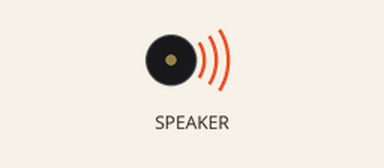
A program run on a simulated Circuit Playground running CircuitPython. Parts: buzzer (waves = sounding). At 12.0 s the program ends and the board releases its pins; the recording ends there.

Above: at 0.1 s.
Timing chart, 0 to 12.0 s (numbered marks = the images above):
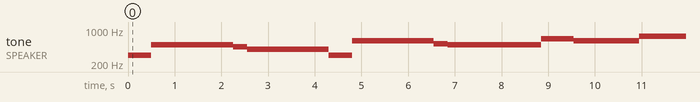

The program:

song_two.py
```python
from adafruit_circuitplayground import cp

cp.play_tone(300,0.5)
cp.play_tone(500,1.75)
cp.play_tone(450,0.3)
cp.play_tone(400,1.75)
cp.play_tone(300,0.5)
cp.play_tone(595,1.75)
cp.play_tone(525,0.3)
cp.play_tone(500,2)
cp.play_tone(660,0.2)
cp.play_tone(660,0.5)
cp.play_tone(595,0.9)
cp.play_tone(595,0.5)
cp.play_tone(750,1)
```

Measured:
- by itself, tone on SPEAKER: plays 300 Hz for 0.50 s, 500 Hz for 1.8 s, 450 Hz for 0.30 s, 400 Hz for 1.8 s, 300 Hz for 0.50 s, 595 Hz for 1.8 s … (11 notes in this stretch)
